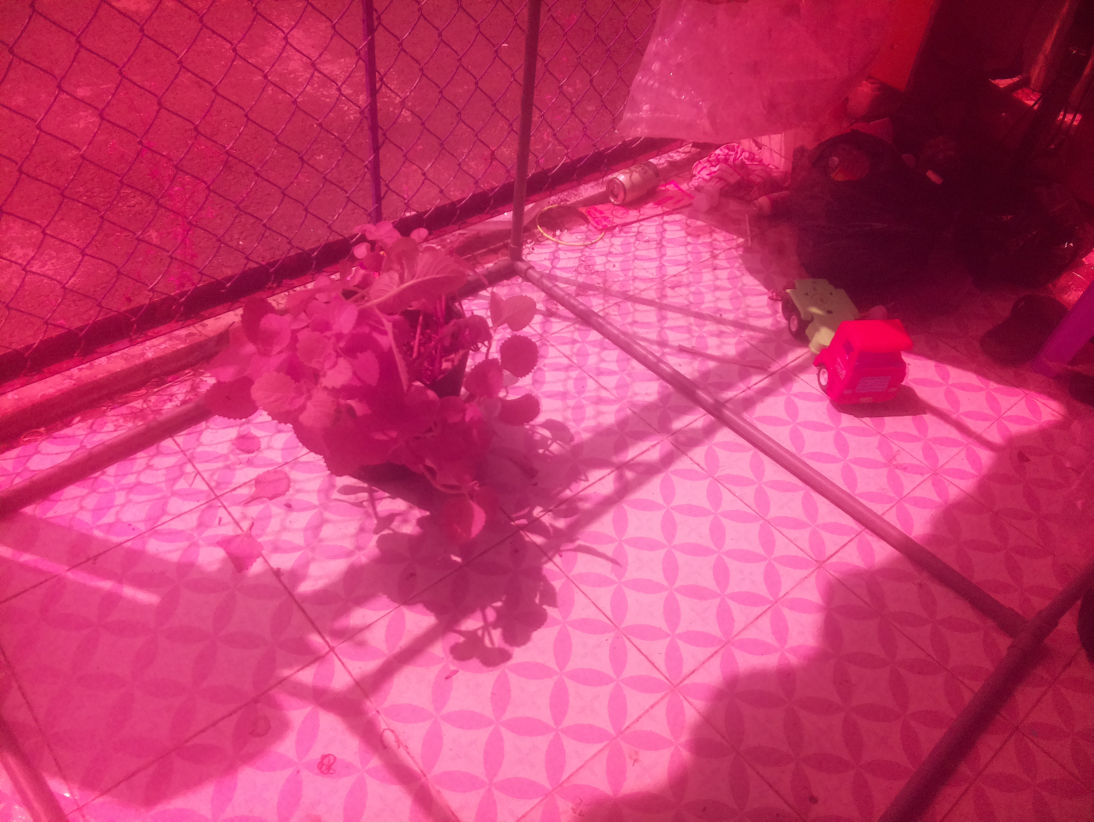
#> input picture 28325c.jpeg, 3280 x 2464 px (shown at 1/3 size)
$ python orb.py
#> lines starting #> are read from the running program, lines starting #| are printed output that depends on the picture
import cv2
import numpy as np

def combine_images(img1_path, img2_path):
    # Đọc hình ảnh
#> called with img1_path = '28325c.jpeg', img2_path = '28325_3.jpeg'
    img1 = cv2.imread(img1_path)
#> img1 is the input picture: shape (2464, 3280, 3); mean B, G, R 107.5, 59, 197.3
    img2 = cv2.imread(img2_path)
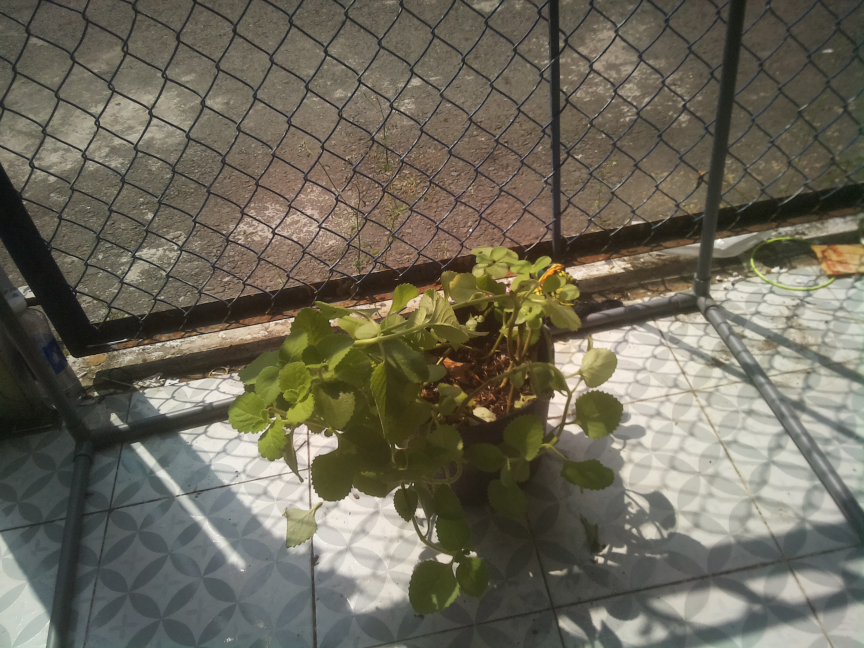
#> input picture 28325_3.jpeg, 2592 x 1944 px (shown at 1/3 size)
#> img2 is the input picture: shape (1944, 2592, 3); mean B, G, R 89.8, 104.5, 108.7

    # Khởi tạo ORB
    orb = cv2.ORB_create()

    # Tìm keypoints và descriptors với ORB
    kp1, des1 = orb.detectAndCompute(img1, None)
#> kp1 = 500 keypoints; strongest (x, y, size): (1517, 640, 37.2), (1514, 641, 37.2), (3198, 738, 37.2), (1515, 641, 31)
    kp2, des2 = orb.detectAndCompute(img2, None)
#> kp2 = 500 keypoints; strongest (x, y, size): (989, 962, 44.6), (880, 953, 44.6), (881, 953, 37.2), (882, 953, 31)

    # Đối sánh đặc trưng
    bf = cv2.BFMatcher(cv2.NORM_HAMMING, crossCheck=True)
    matches = bf.match(des1, des2)
#> matches = 110 matches

    # Sắp xếp các matches theo khoảng cách
    matches = sorted(matches, key=lambda x: x.distance)

    # Lọc ngoại lệ bằng RANSAC
    if len(matches) > 10:
        src_pts = np.float32([kp1[m.queryIdx].pt for m in matches]).reshape(-1, 1, 2)
#> src_pts = 110 rows, first 8: [1398.2, 1108.8], [3185, 335], [721.6, 925.7], [1947.5, 480.4], [1592.6, 1114.6], [1285.6, 1539.6], [1522.9, 1193.2], [2702.4, 1150.8]
        dst_pts = np.float32([kp2[m.trainIdx].pt for m in matches]).reshape(-1, 1, 2)
#> dst_pts = 110 rows, first 8: [1644.7, 1243.4], [1663.2, 1170.7], [877.9, 955.5], [1185.6, 1333.2], [938.9, 1381], [104, 890], [1425.6, 957.3], [207.8, 1071.4]

        M, mask = cv2.findHomography(src_pts, dst_pts, cv2.RANSAC, 5.0)
#> M = [[-3.83, 1.54, 3216.6], [-1.31, 0.52, 1094.6], [-0.00159, 0.00106, 1]]; mask = 110 values, max 1 at index 19, min 0 at index 0, mean 0.0636
        matchesMask = mask.ravel().tolist()
#> matchesMask has the same summary as mask

        h, w = img1.shape[:2]
#> h = 2464; w = 3280
        pts = np.float32([[0, 0], [0, h - 1], [w - 1, h - 1], [w - 1, 0]]).reshape(-1, 1, 2)
        dst = cv2.perspectiveTransform(pts, M)
#> dst = [[3216.6, 1094.6], [1933.1, 655.6], [3534.4, 1214.1], [2228.7, 760.8]]

        img2_warp = cv2.warpPerspective(img1, M, (img2.shape[1] + img1.shape[1], img2.shape[0]))
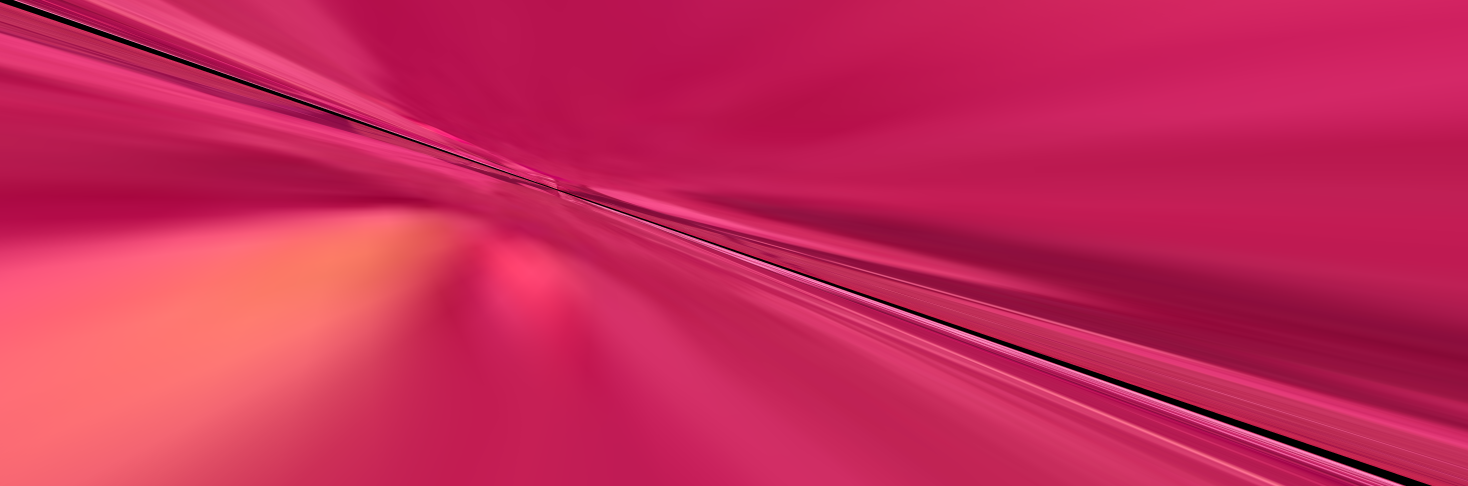
#> img2_warp: shape (1944, 5872, 3) (shown at 1/4 size); mean B, G, R 89.1, 41.3, 197.9
        img2_warp[0:img2.shape[0], 0:img2.shape[1]] = img2
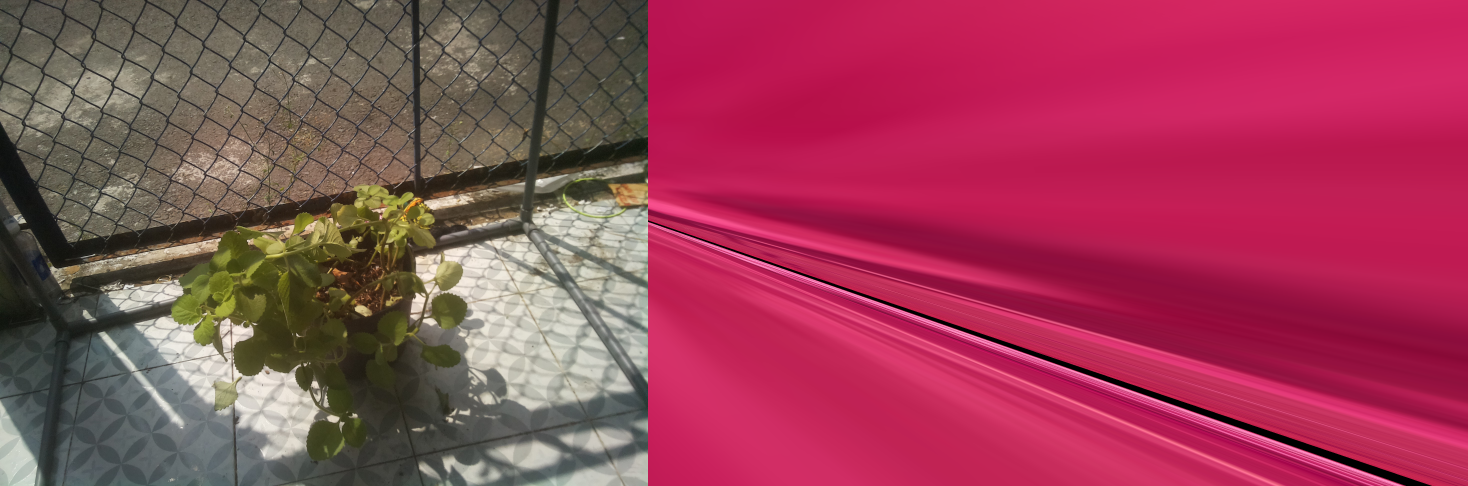
#> img2_warp: shape (1944, 5872, 3) (shown at 1/4 size); mean B, G, R 87.4, 63.9, 153.4
        img2_warp = cv2.resize(img2_warp,(700,500))
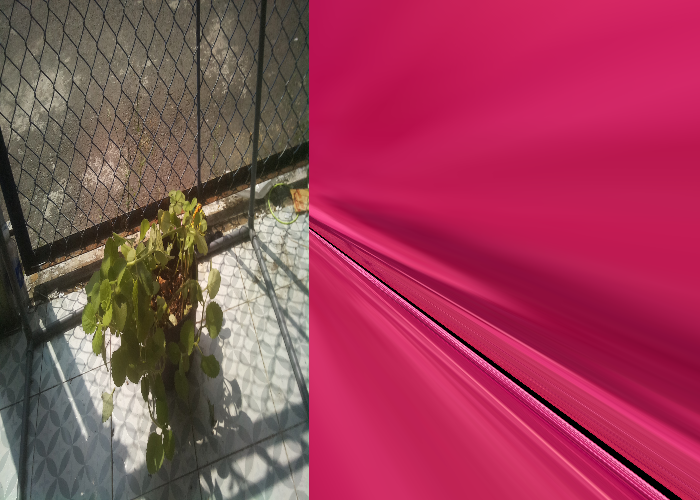
#> img2_warp: shape (500, 700, 3); mean B, G, R 87.3, 63.9, 153.3
        return img2_warp
    else:
        print("Không đủ matches để thực hiện RANSAC.")
        return None

# Sử dụng hàm
combined_img = combine_images("28325c.jpeg", "28325_3.jpeg")

if combined_img is not None:
    cv2.imshow("Combined Image", combined_img)
    cv2.waitKey(0)
    cv2.destroyAllWindows()
